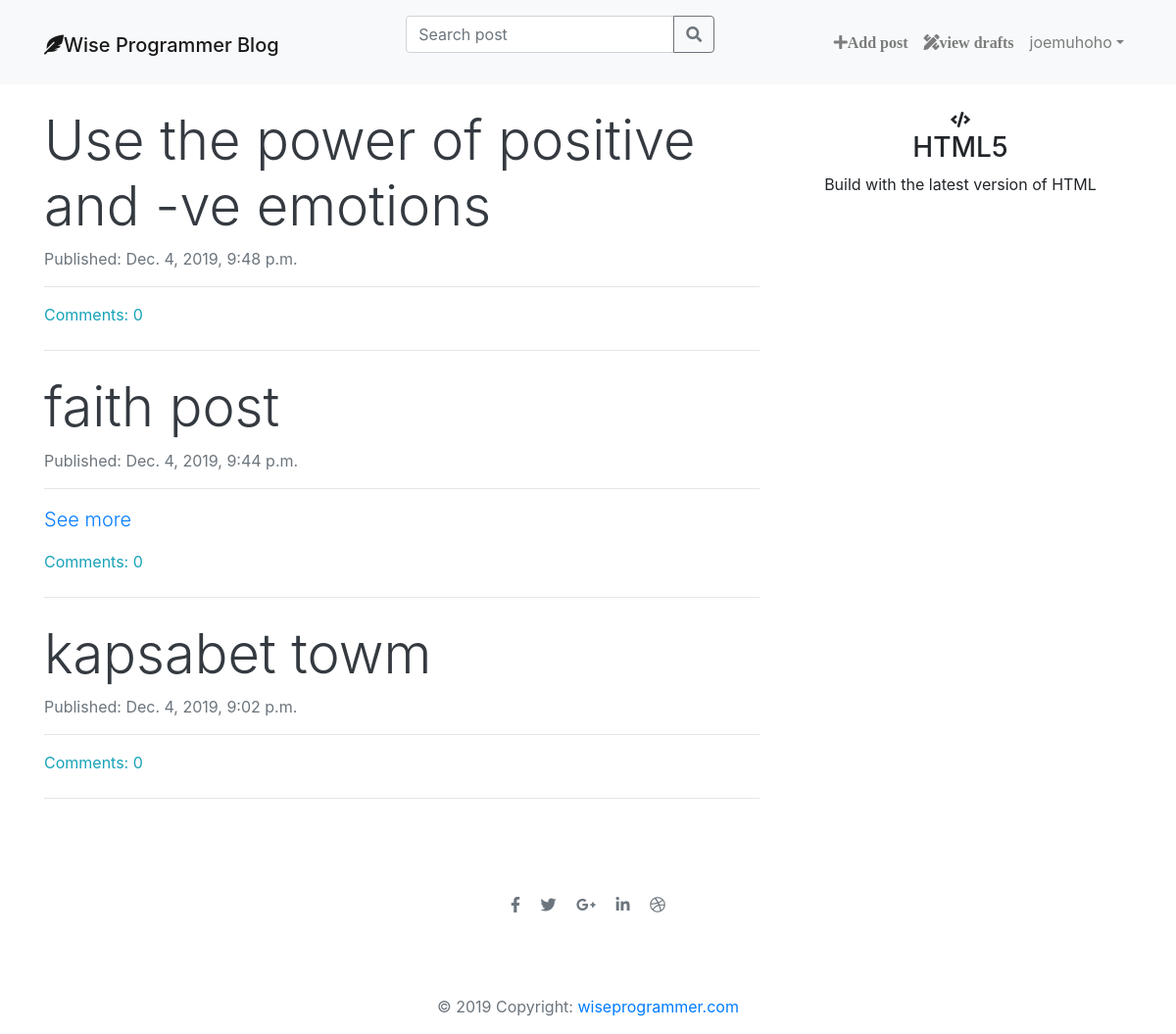
The page / (signed in) on the database its author committed.
### blog/models.py (models this page shows, shortened)
class Post(models.Model):
    author = models.ForeignKey('auth.User', on_delete=models.CASCADE)
    title = models.CharField(max_length=10000)
    text = models.TextField()
    created_date = models.DateTimeField(default=timezone.now)
    published_date = models.DateTimeField(blank=True, null=True)
    edited_date = models.DateTimeField(blank=True, null=True)
    def approved_comments(self):
        return self.comments.filter(approved=True)

### blog/views.py (the view)
# urls.py: path('', views.post_list, name='post_list'),
def post_list(request):
    posts = Post.objects.filter(
        published_date__lte=timezone.now()).order_by('-published_date')
    posts_count = str(posts.count())
    stuff_for_frontend = {'posts': posts, 'posts_count': posts_count, }
    return render(request, 'blog/post_list.html', stuff_for_frontend)

### blog/templatetags/markdownify.py (called while the page is built)
@register.filter
def markdown(value):
    renderer = HighlightRenderer()
    markdown = mistune.Markdown(renderer=renderer)
    return markdown(value)

### blog/templates/blog/post_list.html (shortened to what this page needs)
{% extends 'blog/base.html' %}
{% load markdownify %}
{% block mainnav %}
    {% include "navbar.html" %}
{% endblock %}
{% block content%}
<div class="col-xs-12 col-sm-10 col-md-8">
  {% if not posts %}
  <div class="text-center text-muted my-4">
    <i class="fas fa-sad-tear fa-8x"></i>
    <h1 class="display-4 ">Sorry no posts.</h1>
    <a class="btn btn-outline-secondary" href="{% url 'post_new' %}">Add post</a>
  </div>
  <hr class="my-4">
  {% else %}
  {% for post in posts %}
<a class="text-decoration-none text-dark" href="{% url 'post_detail' pk=post.pk %}"><h1 class="display-4">{{ post.title }}</h1></a>
  <p class="text-muted"> Published: {{ post.published_date }}</p>
  <hr>
  <p class="lead" id="post_body" value="{{ post.text}}">
    {% if post.text|length > 200 %}
    <a href="{%url 'post_detail' pk=post.pk%}">See more</a>
  {% endif %}
  </p>
  <a class="text-info" href="{% url 'post_detail' pk=post.pk%}">Comments: {{ post.approved_comments.count }}</a>
<hr class="my-4">
  {% endfor %}
  {% endif %}
</div>
<div class="col-xs-12 col-sm-6 col-md-4 text-center">
  <i class="fas fa-code"></i>
    <h3>HTML5</h3>
    <P>Build with the latest version of HTML</P>
  </div>
</div>
{% endblock %}

### blog/templates/navbar.html (shortened to what this page needs)
<nav class="navbar navbar-expand-lg bg-light navbar-light sticky-top mb-4">
      <div class="container">
        <div class="navbar-header">
          <h1> <a class="navbar-brand" href="{% url 'post_list'%}"><i class="fas fa-feather-alt"></i>Wise Programmer Blog</a> </h1>
        </div>
        <div class="collapse navbar-collapse" id="collapsibleNavbar">
          <ul class="nav navbar-nav ml-auto">
            <form method="get" action="{%url 'search' %}" class="form-inline my-2  ">
              <div class="input-group mb-3">
                <input type="search" name="query" class="form-control" placeholder="Search post" aria-label="Search post" aria-describedby="basic-addon2" >
                <div class="input-group-append">
                  <button class="btn btn-outline-secondary" type="submit" >
                    <i class="fas fa-search"></i>
                  </button>
                </div>
              </div>
            </form>
          </ul>
        </div>
        <div class="collapse navbar-collapse " id="collapsibleNavbar">
          <ul class="nav navbar-nav ml-auto">
            {% if user.is_authenticated %}
            <li class="nav-item">
              <a class="nav-link" href="{% url 'post_new'%}"><i class="fa fa-plus">Add post</i></a>
            </li>
            <li class="nav-item">
              <a class="nav-link" href="{% url 'post_draft_list' %}"><i class="fas fa-pencil-ruler fa">view drafts</i></a>
            </li>
            <li class="nav-item dropdown">
              <a class="nav-link dropdown-toggle" href="#" id="navbarDropdown" role="button" data-toggle="dropdown" aria-haspopup="true" aria-expanded="false">{{ user.username}}</a>
            </li>
          </ul>
          {% else %}
                <form class="form-inline ">
                  <a class="btn btn-outline-secondary mr-4 " href="{% url 'login'%}" style="border:none;" ><i class="fas fa-sign-in-alt fa"></i>Log in</a>
                  <a class="btn btn-outline-primary mr-4" href="{% url 'signup'%}" style="border:none; ><i class="fas fa-user-plus"></i> Sign up</a>
                </form>
                {% endif %}
        </div>
      </div>
    </nav>

### rows shown on the page
Post: title "Use the power of positive and -ve emotions", published_date "Dec. 4, 2019, 9:48 p.m.", approved_comments.count "0"
Post: title "faith post", published_date "Dec. 4, 2019, 9:44 p.m.", shows "See more", approved_comments.count "0"
Post: title "kapsabet towm", published_date "Dec. 4, 2019, 9:02 p.m.", approved_comments.count "0"

### other values the page prints
{{ user.username }} "joemuhoho"
